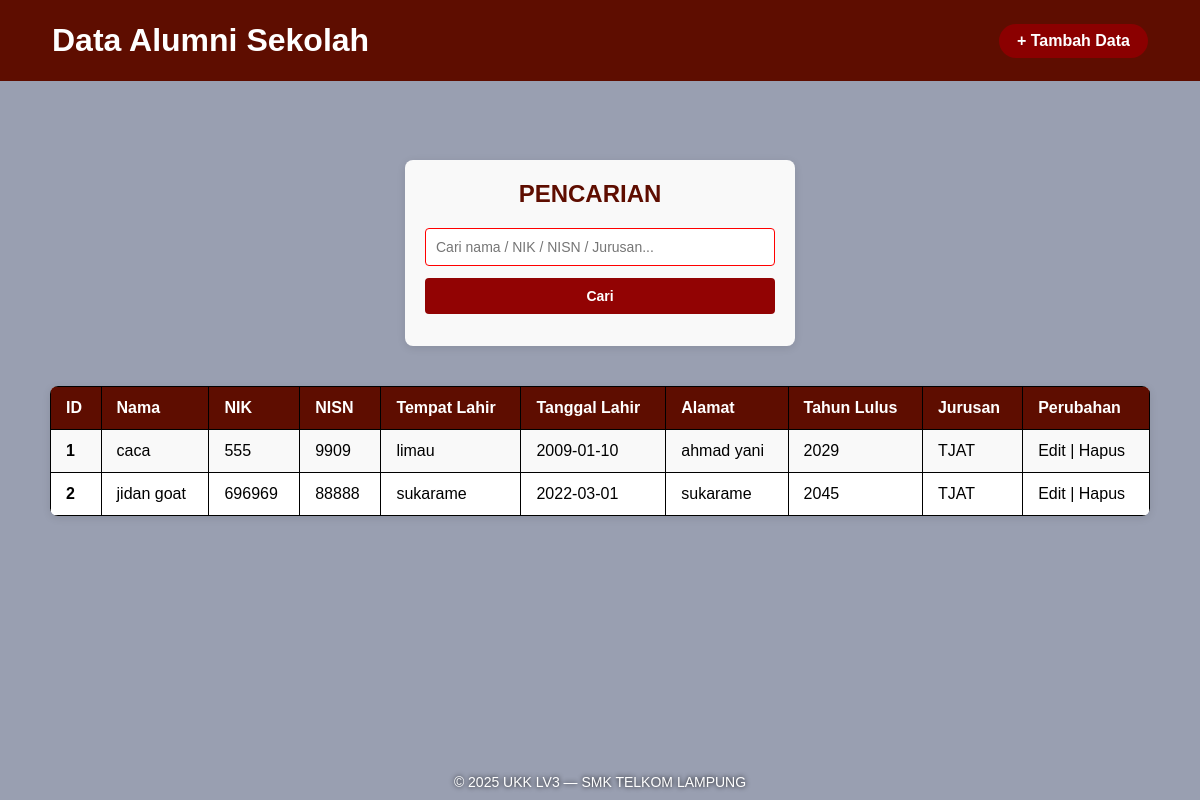
The page / on the database its author committed.
### tables this page shows
CREATE TABLE `alumni` (
  `id` int(11) NOT NULL,
  `nama` varchar(50) DEFAULT NULL,
  `nik` varchar(20) DEFAULT NULL,
  `nisn` varchar(20) DEFAULT NULL,
  `tempat_lahir` varchar(50) DEFAULT NULL,
  `tanggal_lahir` date DEFAULT NULL,
  `alamat` text DEFAULT NULL,
  `tahun_lulus` year(4) DEFAULT NULL,
  `jurusan` varchar(50) DEFAULT NULL
);

### index.php (the view, shortened to what this page needs)
<?php include 'koneksi.php'; ?>
<!DOCTYPE html>
<html>
<head>
    <link rel="stylesheet" href="page.css">
</head>
<body>
    <div class="container-nav">
        <div class="nav">
            <h1>Data Alumni Sekolah</h1>
             <a href="tambah.php" id="tambahdata">+ Tambah Data</a>
        </div>
    </div>
     <div class="container-pencarian">
         <form method="GET" style="margin-bottom: 20px;">
             <h2>PENCARIAN</h2>
             <input type="text" name="cari" placeholder="Cari nama / NIK / NISN / Jurusan..."
             value="<?= isset($_GET['cari']) ? $_GET['cari'] : '' ?>">
             <button type="submit">Cari</button>
            </form>
        </div>
    <table>
        <tr>
            <th>ID</th>
            <th>Nama</th>
            <th>NIK</th>
            <th>NISN</th>
            <th>Tempat Lahir</th>
            <th>Tanggal Lahir</th>
            <th>Alamat</th>
            <th>Tahun Lulus</th>
            <th>Jurusan</th>
            <th>Perubahan</th>
        </tr>
        <?php
        if (isset($_GET['cari'])) {
            $cari = $_GET['cari'];
            $result = mysqli_query($conn, "SELECT * FROM alumni
                WHERE nama LIKE '%$cari%'
                OR nik LIKE '%$cari%'
                OR nisn LIKE '%$cari%'
                OR jurusan LIKE '%$cari%'
                OR tahun_lulus LIKE '%$cari%' ");
        } else {
            $result = mysqli_query($conn, "SELECT * FROM alumni");
        }
        while ($row = mysqli_fetch_assoc($result)) {
            echo "<tr>
                <td>{$row['id']}</td>
                <td>{$row['nama']}</td>
                <td>{$row['nik']}</td>
                <td>{$row['nisn']}</td>
                <td>{$row['tempat_lahir']}</td>
                <td>{$row['tanggal_lahir']}</td>
                <td>{$row['alamat']}</td>
                <td>{$row['tahun_lulus']}</td>
                <td>{$row['jurusan']}</td>
                <td>
                    <a href='edit.php?id={$row['id']}'>Edit</a> |
                    <a href='hapus.php?id={$row['id']}' onclick=\"return confirm('Yakin ingin menghapus?')\">Hapus</a>
                </td>
            </tr>";
        }
        ?>
</body>
</html>
<div class="footer">© 2025 UKK LV3 — SMK TELKOM LAMPUNG</div>

### page.css (style rules this page uses)
* { margin: 0; padding: 0; box-sizing: border-box; transition: 300ms; }
body { font-family: Arial, sans-serif; min-height: 100vh; background-color: #00113dcd; display: flex; flex-direction: column; align-items: center; padding: 20px; background-image: url(bg.jpg); background-size: cover; }
body::before { content: ""; position: absolute; inset: 0; background: rgba(255, 255, 255, 0.5); z-index: -1; height: 100%; width: auto; }
h2 { margin-bottom: 20px; color: #ffffff; }
table { margin-top: 20px; width: 100%; max-width: 1100px; border-collapse: collapse; background-color: #ffffff; border-radius: 8px; overflow: hidden; box-shadow: 0 2px 8px rgba(0,0,0,0.1); }
th, td { padding: 12px 15px; border: 1px solid #000000; text-align: left; }
td { color: #000000; }
table td:first-child { color: #000000; font-weight: bold; }
th { background-color: #5e0d00; color: white; }
tr:nth-child(even) { background-color: #f9f9f9; }
a { text-decoration: none; color: #000000; }
.container-nav { background-color: #5e0d00; -webkit-backdrop-filter: blur(5px); backdrop-filter: blur(5px); position: fixed; top: 0; left : 0; width: 100%; z-index: 10; }
.nav { display: flex; justify-content: space-between; align-items: center; padding: 22px 52px; }
.nav h1 { color: white; }
#tambahdata { padding: 8px 18px; border-radius: 50px; background-color: #8b0000; color: white; font-weight: bold; display: inline-block; transition: 0.3s; }
.container-pencarian { margin-top: 120px; display: flex; justify-content: center; }
form { background-color: #f9f9f9; padding: 20px; border-radius: 8px; box-shadow: 0 2px 8px rgba(0,0,0,0.1); margin-top: 20px; width: 100%; max-width: 400px; }
form h2 { margin-right: 20px; color: #5e0d00; text-align: center; }
form input, form textarea, form button, select { display: block; width: 350px; margin-bottom: 12px; padding: 10px; border: 1px solid #ff0000; border-radius: 4px; font-size: 14px; }
form button { background-color: #920303; color: white; border: none; cursor: pointer; font-weight: bold; transition: background 0.3s; }
.footer { position: fixed; bottom: 10px; left: 50%; transform: translateX(-50%); color: white; font-size: 14px; text-shadow: 0 0 5px black; z-index: 10; }

### rows shown on the page
alumni: id "1", nama "caca", nik "555", nisn "9909", tempat_lahir "limau", tanggal_lahir "2009-01-10", alamat "ahmad yani", tahun_lulus "2029", jurusan "TJAT"
alumni: id "2", nama "jidan goat", nik "696969", nisn "88888", tempat_lahir "sukarame", tanggal_lahir "2022-03-01", alamat "sukarame", tahun_lulus "2045", jurusan "TJAT"
